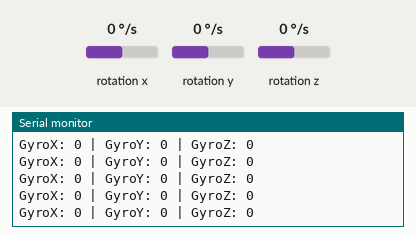
The sketch below on a simulated Arduino Uno, built with avr-gcc and run on an emulated ATmega328P. On the bench: the last lines printed to the serial monitor. Wiring (inferred from the names in the program): MPU-6050 motion sensor at I2C address 0x68. The test bench sets the inputs (shaded band); at power-on: rotation x 0 °/s, rotation y 0 °/s, rotation z 0 °/s.

Above: at 1.2 s.
1.3 s: rotation x set to -192 °/s
At 1.58 s:
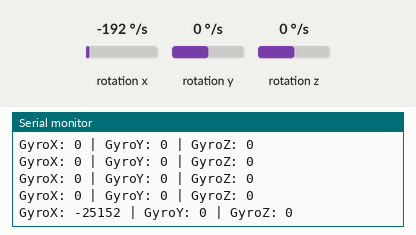
2.8 s: rotation y set to -192 °/s
At 2.99 s:
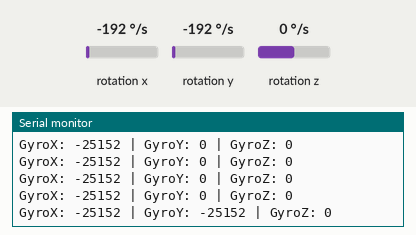
4.3 s: rotation z set to -192 °/s
At 4.4 s:
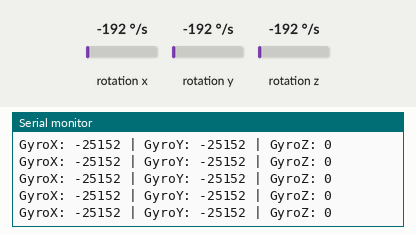

The sketch:

gyroscope_raw.ino
```cpp
#include <Wire.h>

#define MPU_ADDR 0x68

int16_t GyroX, GyroY, GyroZ;

void setup() {
  Wire.begin();
  Serial.begin(9600);

  // ----- MPU6050 Initialization -----
  Wire.beginTransmission(MPU_ADDR);
  Wire.write(0x6B);     // Wake up sensor
  Wire.write(0x00);
  Wire.endTransmission(true);

  // Configure gyroscope range to ±250 °/s
  Wire.beginTransmission(MPU_ADDR);
  Wire.write(0x1B);     // GYRO_CONFIG register
  Wire.write(0x00);     // ±250dps
  Wire.endTransmission(true);

  Serial.println("MPU6050 Initialized for Raw Gyroscope Readings");
}

void loop() {
  // Request gyroscope registers starting from 0x43
  Wire.beginTransmission(MPU_ADDR);
  Wire.write(0x43);
  Wire.endTransmission(false);
  Wire.requestFrom(MPU_ADDR, 6, true);

  GyroX = (Wire.read() << 8) | Wire.read();
  GyroY = (Wire.read() << 8) | Wire.read();
  GyroZ = (Wire.read() << 8) | Wire.read();

  Serial.print("GyroX: "); Serial.print(GyroX);
  Serial.print(" | GyroY: "); Serial.print(GyroY);
  Serial.print(" | GyroZ: "); Serial.println(GyroZ);

  delay(200);
}
```

Measured:
- after the input at 1.3 s, the serial monitor: prints a new line after 0.13 s (image 1)
- after the input at 2.8 s, the serial monitor: prints a new line at once (image 2)
